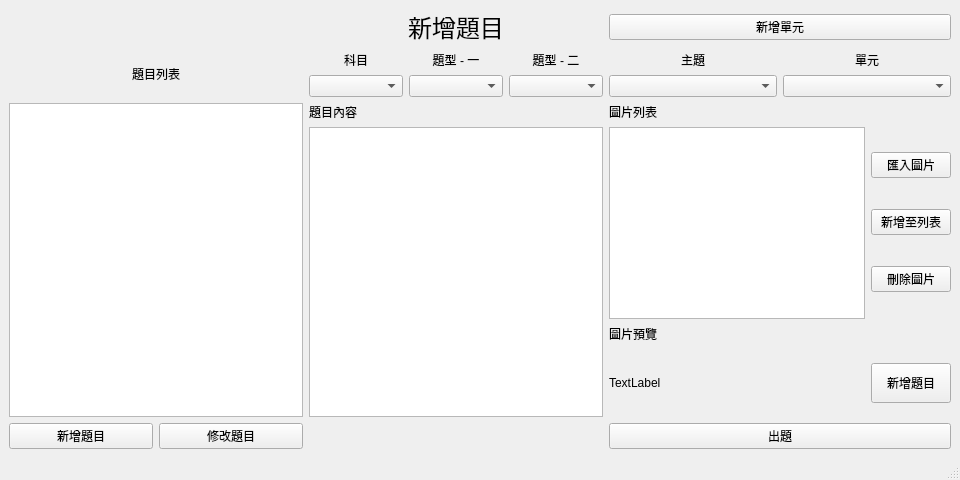
<?xml version="1.0" encoding="UTF-8"?>
<ui version="4.0">
 <class>MainWindow</class>
 <widget class="QMainWindow" name="MainWindow">
  <property name="geometry">
   <rect>
    <x>0</x>
    <y>0</y>
    <width>960</width>
    <height>480</height>
   </rect>
  </property>
  <property name="windowTitle">
   <string>MainWindow</string>
  </property>
  <widget class="QWidget" name="centralwidget">
   <layout class="QHBoxLayout" name="horizontalLayout">
    <item>
     <layout class="QGridLayout" name="gridLayout">
      <property name="sizeConstraint">
       <enum>QLayout::SetDefaultConstraint</enum>
      </property>
      <item row="4" column="0">
       <layout class="QHBoxLayout" name="horizontalLayout_2">
        <item>
         <widget class="QPushButton" name="button_add_question_mode">
          <property name="text">
           <string>新增題目</string>
          </property>
         </widget>
        </item>
        <item>
         <widget class="QPushButton" name="button_edit_question_mode">
          <property name="text">
           <string>修改題目</string>
          </property>
         </widget>
        </item>
       </layout>
      </item>
      <item row="3" column="0">
       <widget class="QListWidget" name="list_weight_question"/>
      </item>
      <item row="3" column="2">
       <layout class="QVBoxLayout" name="verticalLayout">
        <item>
         <layout class="QGridLayout" name="gridLayout_3">
          <item row="6" column="0">
           <widget class="QLabel" name="label_image_preview_text">
            <property name="sizePolicy">
             <sizepolicy hsizetype="Preferred" vsizetype="Fixed">
              <horstretch>0</horstretch>
              <verstretch>0</verstretch>
             </sizepolicy>
            </property>
            <property name="text">
             <string>圖片預覽</string>
            </property>
           </widget>
          </item>
          <item row="0" column="0">
           <widget class="QLabel" name="label_image_list">
            <property name="text">
             <string>圖片列表</string>
            </property>
           </widget>
          </item>
          <item row="7" column="0">
           <widget class="QLabel" name="label_image_preview">
            <property name="sizePolicy">
             <sizepolicy hsizetype="Expanding" vsizetype="Expanding">
              <horstretch>0</horstretch>
              <verstretch>0</verstretch>
             </sizepolicy>
            </property>
            <property name="text">
             <string>TextLabel</string>
            </property>
            <property name="scaledContents">
             <bool>false</bool>
            </property>
           </widget>
          </item>
          <item row="4" column="1">
           <layout class="QVBoxLayout" name="verticalLayout_3">
            <item>
             <widget class="QPushButton" name="button_import_image">
              <property name="text">
               <string>匯入圖片</string>
              </property>
             </widget>
            </item>
            <item>
             <widget class="QPushButton" name="button_addToList_image">
              <property name="text">
               <string>新增至列表</string>
              </property>
             </widget>
            </item>
            <item>
             <widget class="QPushButton" name="button_delete_image">
              <property name="text">
               <string>刪除圖片</string>
              </property>
             </widget>
            </item>
           </layout>
          </item>
          <item row="4" column="0">
           <widget class="QListWidget" name="list_weight_image">
            <property name="enabled">
             <bool>true</bool>
            </property>
            <property name="sizePolicy">
             <sizepolicy hsizetype="Fixed" vsizetype="Fixed">
              <horstretch>0</horstretch>
              <verstretch>0</verstretch>
             </sizepolicy>
            </property>
           </widget>
          </item>
          <item row="7" column="1">
           <widget class="QPushButton" name="button_add_question">
            <property name="sizePolicy">
             <sizepolicy hsizetype="Fixed" vsizetype="Maximum">
              <horstretch>0</horstretch>
              <verstretch>0</verstretch>
             </sizepolicy>
            </property>
            <property name="maximumSize">
             <size>
              <width>100</width>
              <height>40</height>
             </size>
            </property>
            <property name="text">
             <string>新增題目</string>
            </property>
           </widget>
          </item>
         </layout>
        </item>
       </layout>
      </item>
      <item row="2" column="0">
       <widget class="QLabel" name="label_question_list">
        <property name="text">
         <string>題目列表</string>
        </property>
        <property name="alignment">
         <set>Qt::AlignCenter</set>
        </property>
       </widget>
      </item>
      <item row="3" column="1">
       <layout class="QVBoxLayout" name="verticalLayout_5">
        <item>
         <widget class="QLabel" name="label_3">
          <property name="text">
           <string>題目內容</string>
          </property>
         </widget>
        </item>
        <item>
         <widget class="QPlainTextEdit" name="text_edit_question"/>
        </item>
       </layout>
      </item>
      <item row="2" column="2">
       <layout class="QGridLayout" name="gridLayout_4">
        <item row="0" column="0">
         <widget class="QLabel" name="label_lv4">
          <property name="text">
           <string>主題</string>
          </property>
          <property name="alignment">
           <set>Qt::AlignCenter</set>
          </property>
         </widget>
        </item>
        <item row="0" column="1">
         <widget class="QLabel" name="label_lv5">
          <property name="text">
           <string>單元</string>
          </property>
          <property name="alignment">
           <set>Qt::AlignCenter</set>
          </property>
         </widget>
        </item>
        <item row="1" column="0">
         <widget class="QComboBox" name="cBox_lv4"/>
        </item>
        <item row="1" column="1">
         <widget class="QComboBox" name="cBox_lv5"/>
        </item>
       </layout>
      </item>
      <item row="2" column="1">
       <layout class="QGridLayout" name="gridLayout_2">
        <item row="0" column="2">
         <widget class="QLabel" name="label_lv3">
          <property name="text">
           <string>題型 - 二</string>
          </property>
          <property name="alignment">
           <set>Qt::AlignCenter</set>
          </property>
         </widget>
        </item>
        <item row="1" column="0">
         <widget class="QComboBox" name="cBox_lv1"/>
        </item>
        <item row="1" column="1">
         <widget class="QComboBox" name="cBox_lv2"/>
        </item>
        <item row="0" column="1">
         <widget class="QLabel" name="label_lv2">
          <property name="text">
           <string>題型 - 一</string>
          </property>
          <property name="alignment">
           <set>Qt::AlignCenter</set>
          </property>
         </widget>
        </item>
        <item row="0" column="0">
         <widget class="QLabel" name="label_lv1">
          <property name="text">
           <string>科目</string>
          </property>
          <property name="alignment">
           <set>Qt::AlignCenter</set>
          </property>
         </widget>
        </item>
        <item row="1" column="2">
         <widget class="QComboBox" name="cBox_lv3"/>
        </item>
       </layout>
      </item>
      <item row="1" column="1">
       <widget class="QLabel" name="label_add_edit_question">
        <property name="font">
         <font>
          <family>微軟正黑體 Light</family>
          <pointsize>18</pointsize>
         </font>
        </property>
        <property name="text">
         <string>新增題目</string>
        </property>
        <property name="alignment">
         <set>Qt::AlignCenter</set>
        </property>
       </widget>
      </item>
      <item row="4" column="2">
       <widget class="QPushButton" name="button_make_question">
        <property name="text">
         <string>出題</string>
        </property>
       </widget>
      </item>
      <item row="1" column="2">
       <widget class="QPushButton" name="button_add_unit">
        <property name="text">
         <string>新增單元</string>
        </property>
       </widget>
      </item>
     </layout>
    </item>
   </layout>
  </widget>
  <widget class="QStatusBar" name="statusbar"/>
 </widget>
 <resources/>
 <connections/>
</ui>
